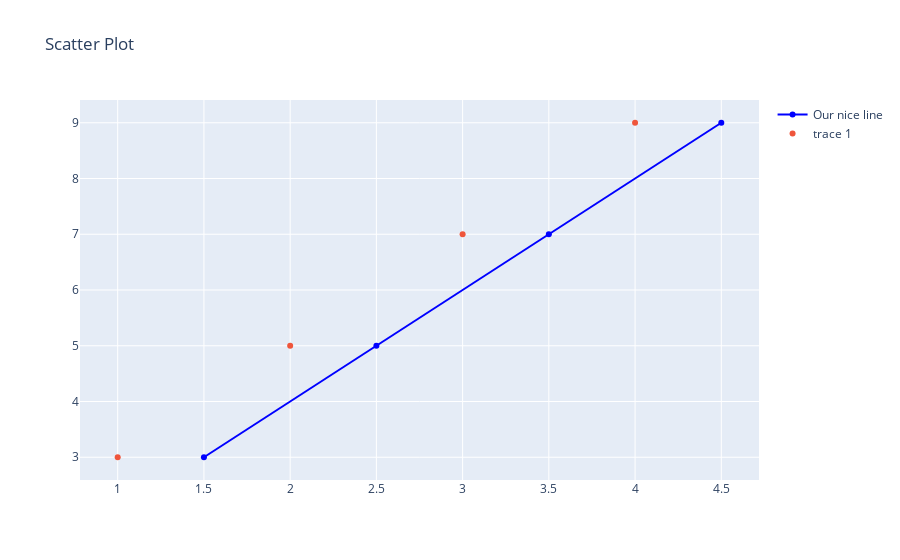

The cell this chart's notebook holds for it:
### Markdown cell above
However, instead of passing to our `iplot` function a list of traces, we pass our `iplot` function a dictionary with a `data` key, which has a value of a list of traces.  The `layout` key points to a dictionary representing our layout.

### Code cell
layout = {'title': 'Scatter Plot'}
trace_of_data = {'x': [1.5, 2.5, 3.5, 4.5], 'y': [3, 5, 7, 9], 'marker': {'color': 'blue'}, 'name': 'Our nice line'}
trace_of_data2 = {'x': [1, 2, 3, 4], 'y': [3, 5, 7, 9], 'mode': 'markers'}

figure = {'data': [trace_of_data, trace_of_data2], 'layout': layout}

plotly.offline.iplot(figure)

### Figure 1 — Plotly figure (JSON) as saved in the notebook; plotly's stock layout.template omitted (floating-point values rounded to 4 significant figures)
{"data": [{"marker": {"color": "blue"}, "name": "Our nice line", "type": "scatter", "x": [1.5, 2.5, 3.5, 4.5], "y": [3, 5, 7, 9]}, {"mode": "markers", "type": "scatter", "x": [1, 2, 3, 4], "y": [3, 5, 7, 9]}], "layout": {"title": {"text": "Scatter Plot"}}}
